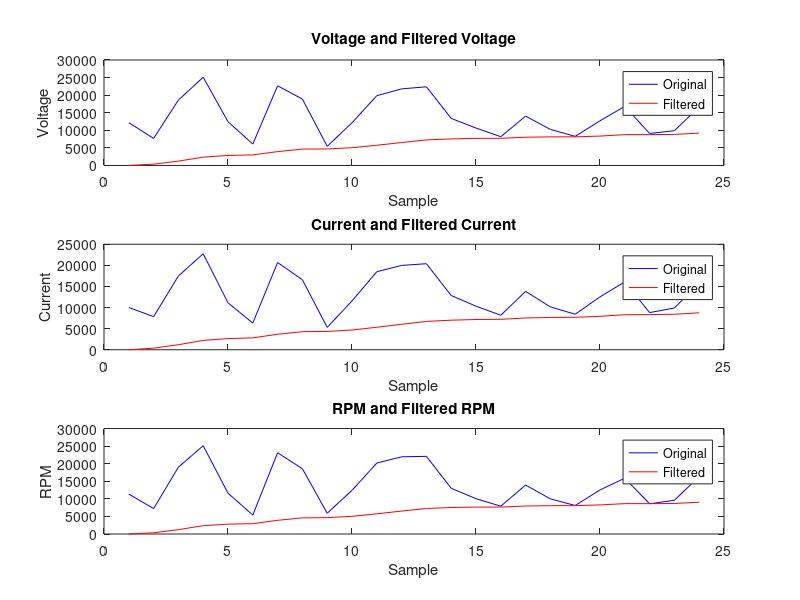

Here is the MATLAB script that generated this plot:
% Data for voltage, current, and RPM
voltage = [12178, 7697, 18596, 25094, 12451, 6081, 22661, 18884, 5441, 12130, 19844, 21781, 22373, 13379, 10642, 8177, 14035, 10258, 8274, 12707, 16804, 9106, 9874, 16708];
current = [10018, 7841, 17492, 22741, 11122, 6321, 20677, 16580, 5297, 11570, 18484, 19988, 20388, 12851, 10322, 8177, 13827, 10146, 8418, 12531, 16083, 8802, 9890, 15795];
RPM = [11362, 7233, 19012, 25110, 11602, 5393, 23109, 18564, 5905, 12419, 20180, 21957, 22085, 13011, 10050, 7905, 13923, 9986, 8113, 12531, 15875, 8594, 9602, 16323];

% Time vector for plotting (assuming each sample is taken at equal intervals)
t = 1:length(voltage);

% Filter parameter
tau = 20;  % time constant, adjust this as needed
deltaT = 1;  % Sampling period
alpha = deltaT / (tau + deltaT);

% Initializing filtered arrays
filtered_voltage = zeros(1, length(voltage));
filtered_current = zeros(1, length(current));
filtered_RPM = zeros(1, length(RPM));

% Applying the first-order filter
for k = 2:length(voltage)
    filtered_voltage(k) = alpha * voltage(k) + (1 - alpha) * filtered_voltage(k - 1);
    filtered_current(k) = alpha * current(k) + (1 - alpha) * filtered_current(k - 1);
    filtered_RPM(k) = alpha * RPM(k) + (1 - alpha) * filtered_RPM(k - 1);
end

% Plotting the results
figure;
subplot(3,1,1);
plot(t, voltage, 'b', t, filtered_voltage, 'r');
title('Voltage and Filtered Voltage');
legend('Original', 'Filtered');
xlabel('Sample');
ylabel('Voltage');

subplot(3,1,2);
plot(t, current, 'b', t, filtered_current, 'r');
title('Current and Filtered Current');
legend('Original', 'Filtered');
xlabel('Sample');
ylabel('Current');

subplot(3,1,3);
plot(t, RPM, 'b', t, filtered_RPM, 'r');
title('RPM and Filtered RPM');
legend('Original', 'Filtered');
xlabel('Sample');
ylabel('RPM');
